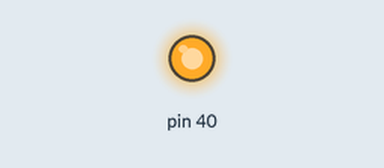
A program run on a simulated Raspberry Pi (header pin numbers). Parts: output pins drawn as LEDs (lit = HIGH). What the program prints to the terminal is not drawn. At 2.0 s the program stops and its outputs stay as they are.

Above: at 0.1 s.
At 2.1 s:
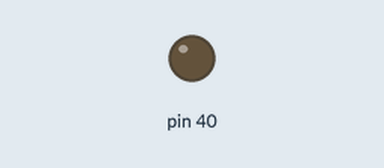
Timing chart, 0 to 3.5 s (numbered marks = the images above):
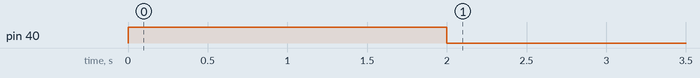

Measured:
- by itself, pin 40: LOW → HIGH at 0.00 s, → LOW 2.0 s later

The program:

led-service-ssh-on.py
```python
#!/bin/python
#/home/pi/led-service-cups-on.py

import RPi.GPIO as GPIO
import time

GPIO.setmode(GPIO.BOARD)
GPIO.setup(40,GPIO.OUT)

GPIO.output(40,1)
print ("LED ssh on")
time.sleep(2)

GPIO.cleanup()
```
